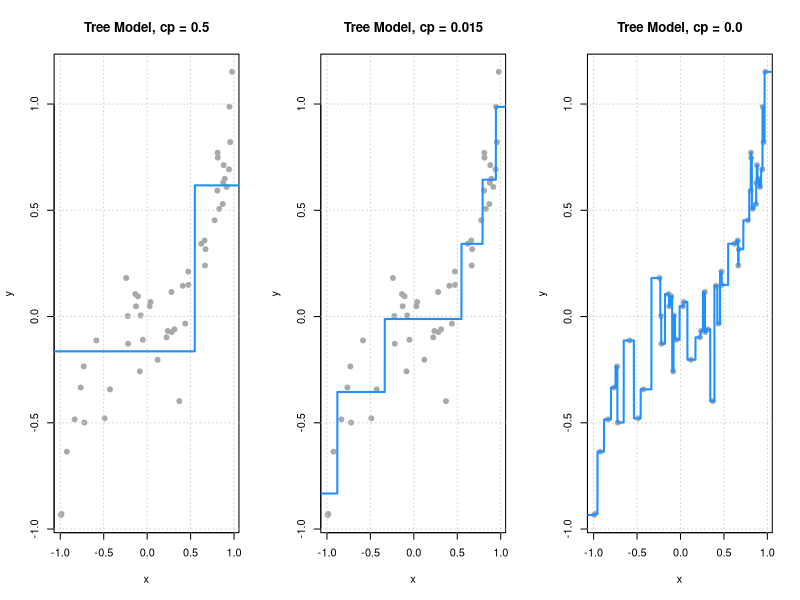
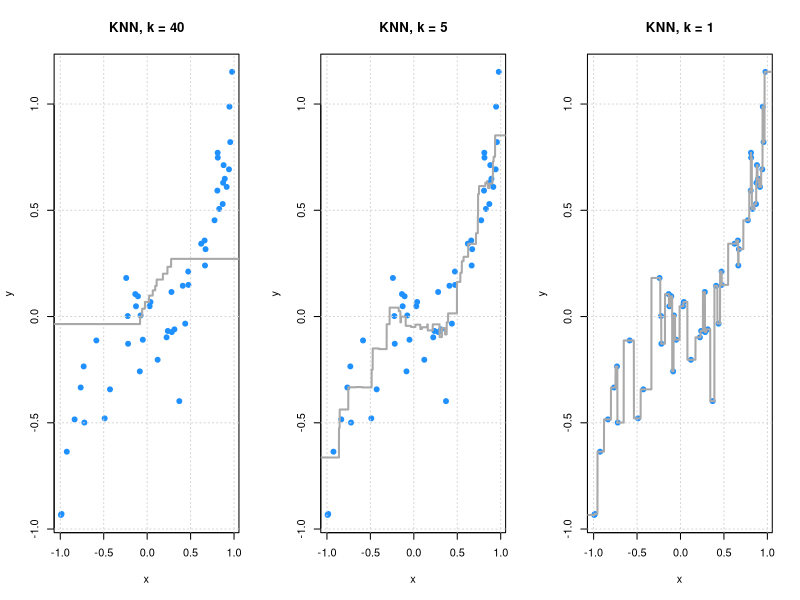
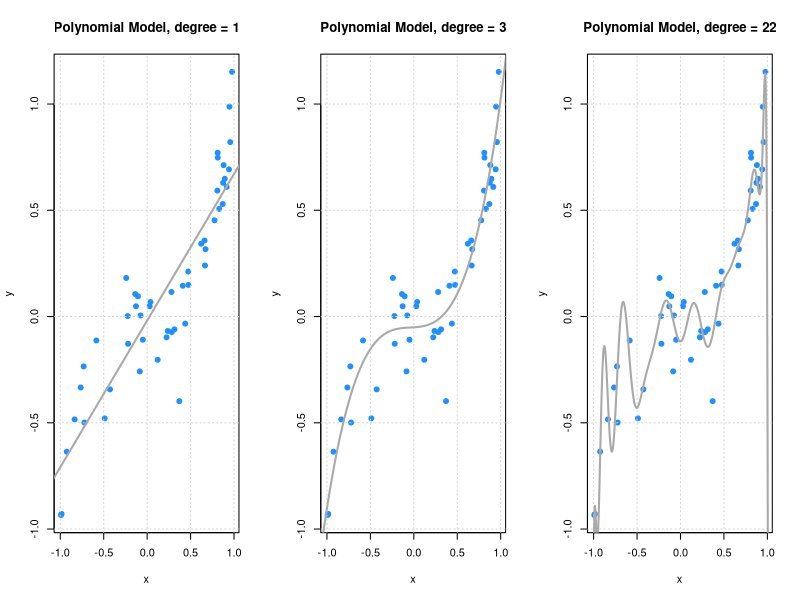
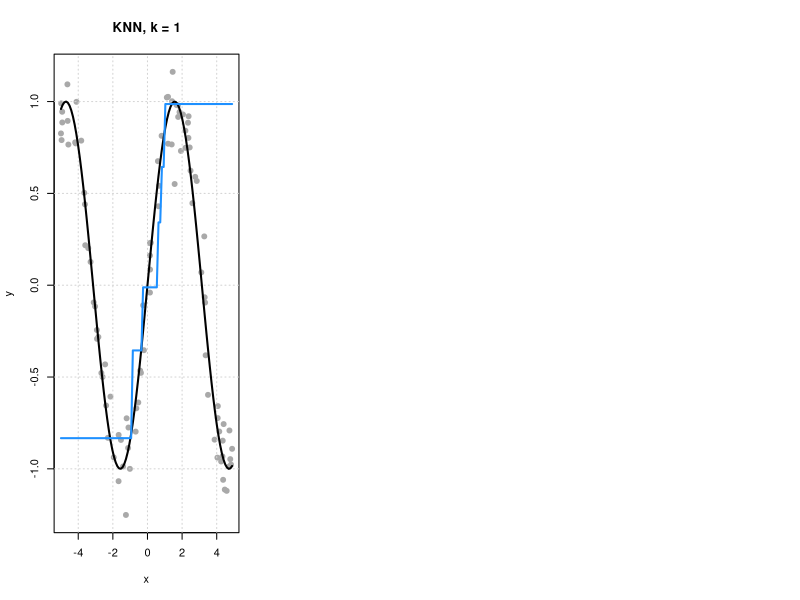

Recreate these plots in R, in order.
## ---- chunk 1
knitr::opts_chunk$set(cache = TRUE, autodep = TRUE, fig.align = "center")
## ---- chunk 2
## load packages
library(rpart)
library(FNN)
## ---- chunk 3
# simulate data

## signal
f = function(x) {
  x ^ 3
}

## define data generating processs
get_sim_data = function(f, sample_size = 50) {
  x = runif(n = sample_size, min = -1, max = 1)
  y = rnorm(n = sample_size, mean = f(x), sd = 0.15)
  data.frame(x, y)
}

## simualte training data
set.seed(42)
sim_trn_data = get_sim_data(f = f)

## simulate testing data
set.seed(3)
sim_tst_data = get_sim_data(f = f)

## create grid for plotting
x_grid = data.frame(x = seq(-1.5, 1.5, 0.001))
## ---- chunk 4
# fit models

## tree models
tree_fit_l = rpart(y ~ x, data = sim_trn_data, 
                   control = rpart.control(cp = 0.500, minsplit = 2))
tree_fit_m = rpart(y ~ x, data = sim_trn_data, 
                   control = rpart.control(cp = 0.015, minsplit = 2))
tree_fit_h = rpart(y ~ x, data = sim_trn_data, 
                   control = rpart.control(cp = 0.000, minsplit = 2))

## knn models
knn_fit_l = knn.reg(train = sim_trn_data["x"], y = sim_trn_data$y, 
                    test = x_grid, k = 40)
knn_fit_m = knn.reg(train = sim_trn_data["x"], y = sim_trn_data$y, 
                    test = x_grid, k = 5)
knn_fit_h = knn.reg(train = sim_trn_data["x"], y = sim_trn_data$y, 
                    test = x_grid, k = 1)

## polynomial models
poly_fit_l = lm(y ~ poly(x,  1), data = sim_trn_data)
poly_fit_m = lm(y ~ poly(x,  3), data = sim_trn_data)
poly_fit_h = lm(y ~ poly(x, 22), data = sim_trn_data)
## ---- chunk 5
# get predictions

## tree models
tree_fit_l_pred = predict(tree_fit_l, newdata = x_grid)
tree_fit_m_pred = predict(tree_fit_m, newdata = x_grid)
tree_fit_h_pred = predict(tree_fit_h, newdata = x_grid)

## knn models
knn_fit_l_pred = knn_fit_l$pred
knn_fit_m_pred = knn_fit_m$pred
knn_fit_h_pred = knn_fit_h$pred

## polynomial models
poly_fit_l_pred = predict(poly_fit_l, newdata = x_grid)
poly_fit_m_pred = predict(poly_fit_m, newdata = x_grid)
poly_fit_h_pred = predict(poly_fit_h, newdata = x_grid)
## ---- chunk 6
# plot fitted trees

par(mfrow = c(1, 3))
plot(y ~ x, data = sim_trn_data, col = "darkgrey", pch = 20, 
     main = "Tree Model, cp = 0.5", cex = 1.5)
grid()
lines(x_grid$x, tree_fit_l_pred, col = "dodgerblue",  lwd = 2)

plot(y ~ x, data = sim_trn_data, col = "darkgrey", pch = 20,
     main = "Tree Model, cp = 0.015", cex = 1.5)
grid()
lines(x_grid$x, tree_fit_m_pred, col = "dodgerblue",  lwd = 2)

plot(y ~ x, data = sim_trn_data, col = "darkgrey", pch = 20, 
     main = "Tree Model, cp = 0.0", cex = 1.5)
grid()
lines(x_grid$x, tree_fit_h_pred, col = "dodgerblue",  lwd = 2)
## ---- chunk 7
# plot fitted KNN

par(mfrow = c(1, 3))
plot(y ~ x, data = sim_trn_data, col = "dodgerblue", pch = 20, 
     main = "KNN, k = 40", cex = 1.5)
grid()
lines(x_grid$x, knn_fit_l_pred, col = "darkgrey",  lwd = 2)

plot(y ~ x, data = sim_trn_data, col = "dodgerblue", pch = 20,
     main = "KNN, k = 5", cex = 1.5)
grid()
lines(x_grid$x, knn_fit_m_pred, col = "darkgrey",  lwd = 2)

plot(y ~ x, data = sim_trn_data, col = "dodgerblue", pch = 20, 
     main = "KNN, k = 1", cex = 1.5)
grid()
lines(x_grid$x, knn_fit_h_pred, col = "darkgrey",  lwd = 2)
## ---- chunk 8
# plot fitted polynomials
par(mfrow = c(1, 3))
plot(y ~ x, data = sim_trn_data, col = "dodgerblue", pch = 20, 
     main = "Polynomial Model, degree = 1", cex = 1.5)
grid()
lines(x_grid$x, poly_fit_l_pred, col = "darkgrey",  lwd = 2)

plot(y ~ x, data = sim_trn_data, col = "dodgerblue", pch = 20,
     main = "Polynomial Model, degree = 3", cex = 1.5)
grid()
lines(x_grid$x, poly_fit_m_pred, col = "darkgrey",  lwd = 2)

plot(y ~ x, data = sim_trn_data, col = "dodgerblue", pch = 20, 
     main = "Polynomial Model, degree = 22", cex = 1.5)
grid()
lines(x_grid$x, poly_fit_h_pred, col = "darkgrey",  lwd = 2)
## ---- chunk 9
## define data generating processs
gen_sim_data = function(f, sample_size = 100, x_min = -5, x_max = 5, sigma = 1) {
  x = runif(n = sample_size, min = x_min, max = x_max)
  y = rnorm(n = sample_size, mean = f(x), sd = sigma)
  data.frame(x, y)
}
## ---- chunk 10

## signal definition
f = function(x) {
  sin(x)
}

## simualte train and test data
set.seed(42)
sim_trn_data = gen_sim_data(f = f, sample_size = 100, sigma = 0.15)
sim_tst_data = gen_sim_data(f = f, sample_size = 100, sigma = 0.15)

## create grid for plotting
x_grid = data.frame(x = seq(-5, 5, 0.001))
## ---- chunk 11
plot(y ~ x, data = sim_trn_data, col = "darkgrey", pch = 20, 
     main = "KNN, k = 1", cex = 1.5)
grid()
curve(sin(x), add = TRUE, lwd = 2)
curve(predict(tree_fit_m, newdata = data.frame(x = x)), add = TRUE, col = "dodgerblue", lwd = 2)
